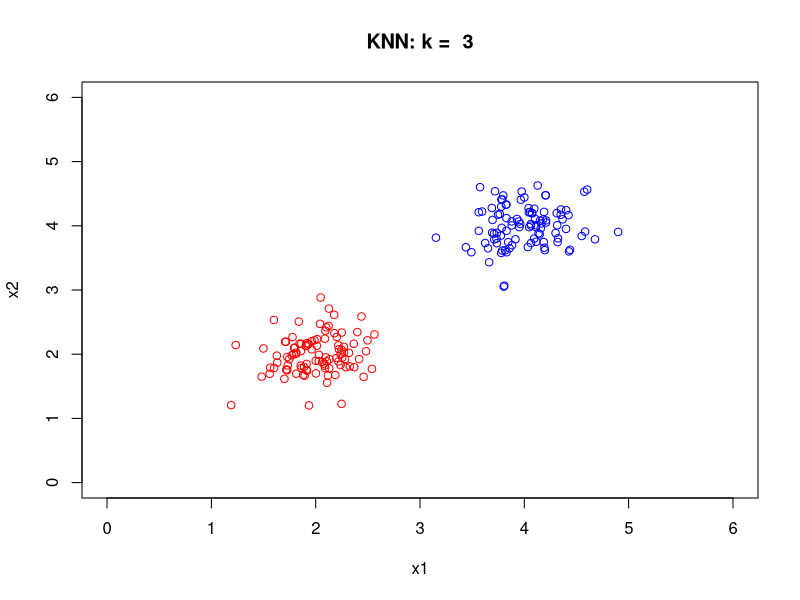

This figure's R source:
rm(list = ls())
if (length(dev.list())) {
    dev.off()
}

minkowski_distance <- function(p1, p2, p) {
  # p1 =  ponto 1, p2 = ponto 2
  # p = 2 é distancia euclidiana
  
  n <- ncol(p1) # dimensao
  print(p1)
  partial_sum <- 0
  for (i in 1:n) {
    partial_sum <- partial_sum + (abs(p1[i] - p2[i]))^p
  }
  
  return (partial_sum^(1/p))
}

myknn <- function(Xarg, Yarg, xt, k) {
  N <- dim(Xarg)[1] # numero de pontos (numero de linhas de X)
  n <- dim(Xarg)[2] # numero de variaveis (dimensao do esp de entrada) (n de colunas de X)
  # primeira linha é a distancia, segunda linha é o rotulo
  dist_matrix <- matrix(NA, nrow = N, ncol = 2)
  
  for (i in 1:N) {
    # calcula a distancia do xt ate o ponto atual da classe
    current_point <- matrix(X[i,], ncol = 2)
    
    # ambos pontos devem estar na forma de matriz - cuidado
    dist_to_point <- minkowski_distance(current_point, xt, p = 2)
    label_of_point <- Y[i]
    
    dist_matrix[i,] <- c(dist_to_point, label_of_point)
  }
  
  print(dist_matrix)
  
  # agora é fazer o sort da matriz. ai eu consigo pegar os k mais proximos
  # junto com os seus labels
}

# aberturas das gaussianas: quanto maior s, mais ela espalha
s1<-0.3
s2<-0.3

nc<-100 # numero de pontos de cada classe

k_list <- c(3)

for (k in k_list) {
  # centro dessa gaussiana esta na posicao (2,2)
  xc1<-matrix(rnorm( nc*2 ) , ncol=2)*s1 + t (matrix( c ( 2 , 2 ) ,nrow=2,ncol=nc ) )
  # centro dessa outra gaussiana esta na posicao (4,4)
  xc2<-matrix(rnorm( nc*2 ) , ncol=2)*s2 + t (matrix( c ( 4 , 4 ) ,nrow=2,ncol=nc ) )
  
  plot(
    NULL,
    main = paste("KNN: k = ", k),
    xlab = "x1",
    ylab = "x2",
    ylim = c(0, 6),
    xlim = c(0, 6)
  )
  
  points(xc1, col="red")
  points(xc2, col="blue")
  
  # matriz de entrada
  X <- rbind(xc1, xc2)
  
  # rotulos de entrada
  yc1 <- rep(1, nc)
  yc2 <- rep(-1, nc)
  Y <- c(yc1, yc2)
  
  
  # dados gerados. 
  
  # calcula o knn
  myknn(X, Y, matrix(c(2,2), ncol = 2), k)
  
  #gera o agora ca
}




